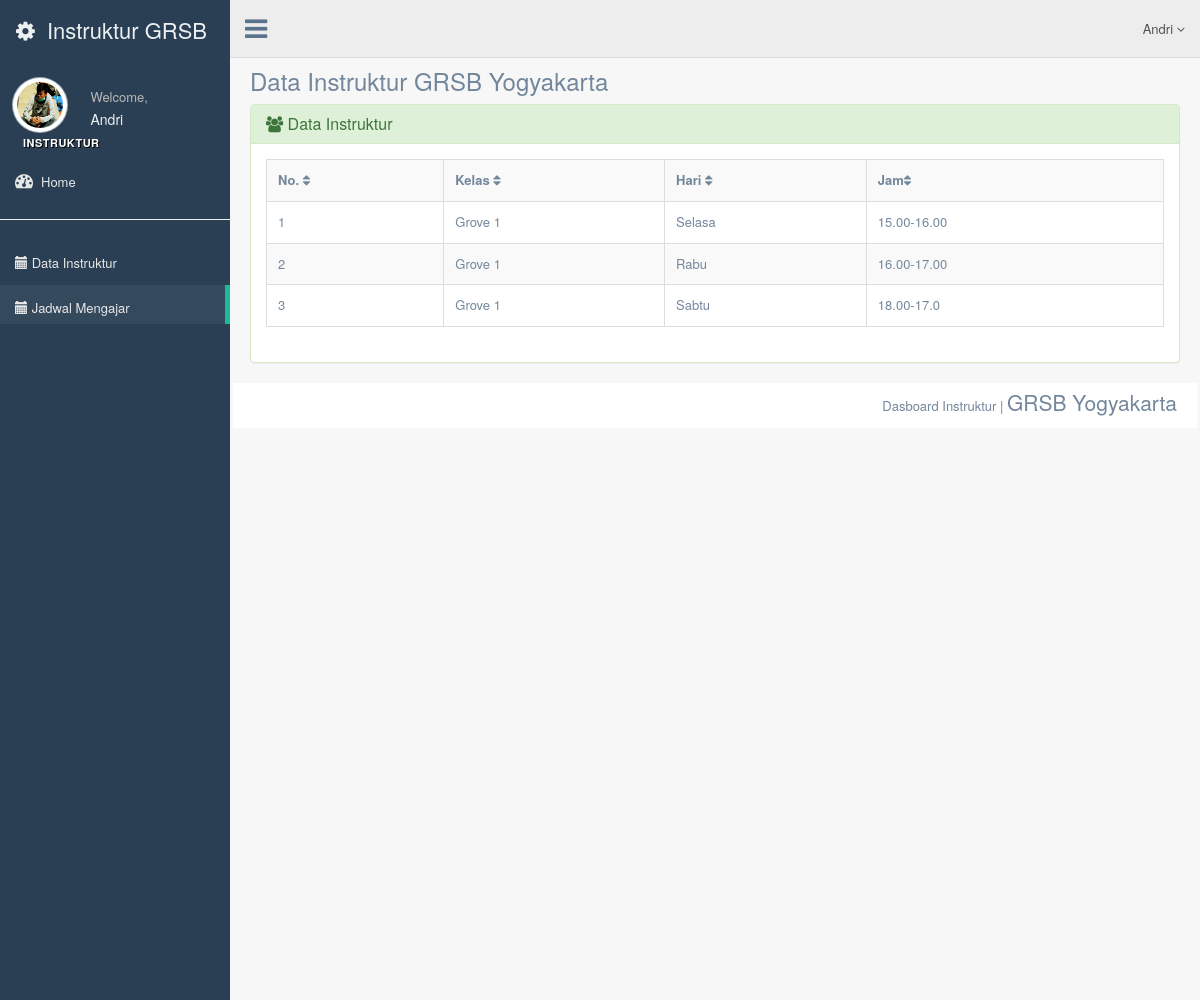
Page /inst/kursus.php (signed in) on the committed database.
### tables this page shows
CREATE TABLE IF NOT EXISTS `tb_kelas` (
`kd_kelas` int(10) NOT NULL,
  `kelas` varchar(50) DEFAULT NULL,
  `kd_instruktur` varchar(50) DEFAULT NULL
);

CREATE TABLE IF NOT EXISTS `tb_jadwal_inst` (
`no` int(5) NOT NULL,
  `hari` varchar(20) DEFAULT NULL,
  `jam` varchar(15) DEFAULT NULL,
  `kd_kelas` int(10) DEFAULT NULL
);

### inst/kursus.php (the view, shortened to what this page needs)
<!DOCTYPE html>
<html lang="en">
    <head>
        <link href="../admin/asset/css/bootstrap.min.css" rel="stylesheet">
        <link href="../admin/asset/fonts/css/font-awesome.min.css" rel="stylesheet">
        <link href="../admin/asset/css/animate.min.css" rel="stylesheet">
        <link href="../admin/asset/css/custom.css" rel="stylesheet">
        <link rel="../admin/stylesheet" type="text/css" href="asset/css/maps/jquery-jvectormap-2.0.1.css" />
        <link href="../admin/asset/css/icheck/flat/green.css" rel="stylesheet" />
        <link href="../admin/asset/css/floatexamples.css" rel="stylesheet" type="text/css" />
    </head>
    <body class="nav-md">
        <div class="container body">
            <div class="main_container">
                <div class="col-md-3 left_col">
                    <div class="left_col scroll-view">
                        <div class="navbar nav_title" style="border: 0;">
                            <a href="index.php" class="site_title"><i class="fa fa-gear"></i> <span>Instruktur GRSB</span></a>
                        </div>
                        <div class="profile">
                            <div class="profile_pic">
                                <img src="../admin/asset/<?php echo $_SESSION['photo_instruktur'] ?>" alt="..." class="img-circle profile_img">
                            </div>
                            <div class="profile_info">
                                <span>Welcome,</span>
                                <h2><?php echo $_SESSION['nama_instruktur']; ?></h2>
                            </div>
                        </div>
                        <br />
                        <div id="sidebar-menu" class="main_menu_side hidden-print main_menu">
                            <div class="menu_section">
                                <h3>Instruktur</h3>
                                <?php include 'sideMenu.php'; ?>
                            </div>
                        </div>
                    </div>
                </div>
                <div class="top_nav">
                    <div class="nav_menu">
                        <nav class="" role="navigation">
                            <div class="nav toggle">
                                <a id="menu_toggle"><i class="fa fa-bars"></i></a>
                            </div>
                            <ul class="nav navbar-nav navbar-right">
                                <li class="">
                                    <a href="javascript:;" class="user-profile dropdown-toggle" data-toggle="dropdown" aria-expanded="false">
                                        <?php echo $_SESSION['nama_instruktur']; ?>
                                        <span class=" fa fa-angle-down"></span>
                                    </a>
                                </li>
                            </ul>
                        </nav>
                    </div>
                </div>
                <div class="right_col" role="main">
                    <br />
                    <section class="wrapper">
                        <h3>Data Instruktur GRSB Yogyakarta</h3>
                        <div class="row mt">
                            <div class="col-lg-12">
                                <div class="panel panel-success">
                                    <div class="panel-heading">
                                        <h3 class="panel-title"><i class="fa fa-users"></i> Data Instruktur </h3>
                                    </div>
                                    <div class="panel-body">
                                        <div class="table-responsive">
                                            <?php
                                            $kd = $_SESSION['kd_instruktur'];
                                            $query1 = "select tb_jadwal_inst.*, tb_instruktur.*, tb_kelas.* from tb_kelas, tb_instruktur, tb_jadwal_inst where tb_jadwal_inst.kd_kelas=tb_kelas.kd_kelas and tb_kelas.kd_instruktur=tb_instruktur.kd_instruktur AND tb_instruktur.kd_instruktur=$kd";
                                            $tampil = mysql_query($query1) or die(mysql_error());
                                            ?>
                                            <table class="table table-responsive table-bordered table-hover table-striped tablesorter">
                                                <tr>
                                                    <th>No. <i class="fa fa-sort"></i></th>
                                                    <th>Kelas <i class="fa fa-sort"></i></th>
                                                    <th>Hari <i class="fa fa-sort"></i></th>
                                                    <th>Jam<i class="fa fa-sort"></i></th>
                                                </tr>
                                                <?php while ($data = mysql_fetch_array($tampil)) {
                                                    ?>
                                                    <tr>
                                                        <td><?php echo $data['no']; ?></td>
                                                        <td><?php echo $data['kelas']; ?></td>
                                                        <td><?php echo $data['hari']; ?></td>
                                                        <td><?php echo $data['jam']; ?></td>
                                                    <?php
                                                }
                                                ?>
                                            </table>
                                        </div>
                                    </div>
                                </div>
                            </div>
                        </div>
                    </section>
                    <footer>
                        <div class="">
                            <p class="pull-right">Dasboard Instruktur |
                                <span class="lead">GRSB Yogyakarta</span>
                            </p>
                        </div>
                        <div class="clearfix"></div>
                    </footer>
                </div>
            </div>
        </div>
        <div id="custom_notifications" class="custom-notifications dsp_none">
            <div class="clearfix"></div>
        </div>
    </body>
</html>

### rows in the picture
tb_kelas: tb_jadwal_inst.no "1", kelas "Grove 1", tb_jadwal_inst.hari "Selasa", tb_jadwal_inst.jam "15.00-16.00", tb_jadwal_inst.no "2", tb_jadwal_inst.hari "Rabu", tb_jadwal_inst.jam "16.00-17.00", tb_jadwal_inst.no "3", tb_jadwal_inst.hari "Sabtu", tb_jadwal_inst.jam "18.00-17.0"

### other values in the picture
$_SESSION['nama_instruktur'] "Andri"
